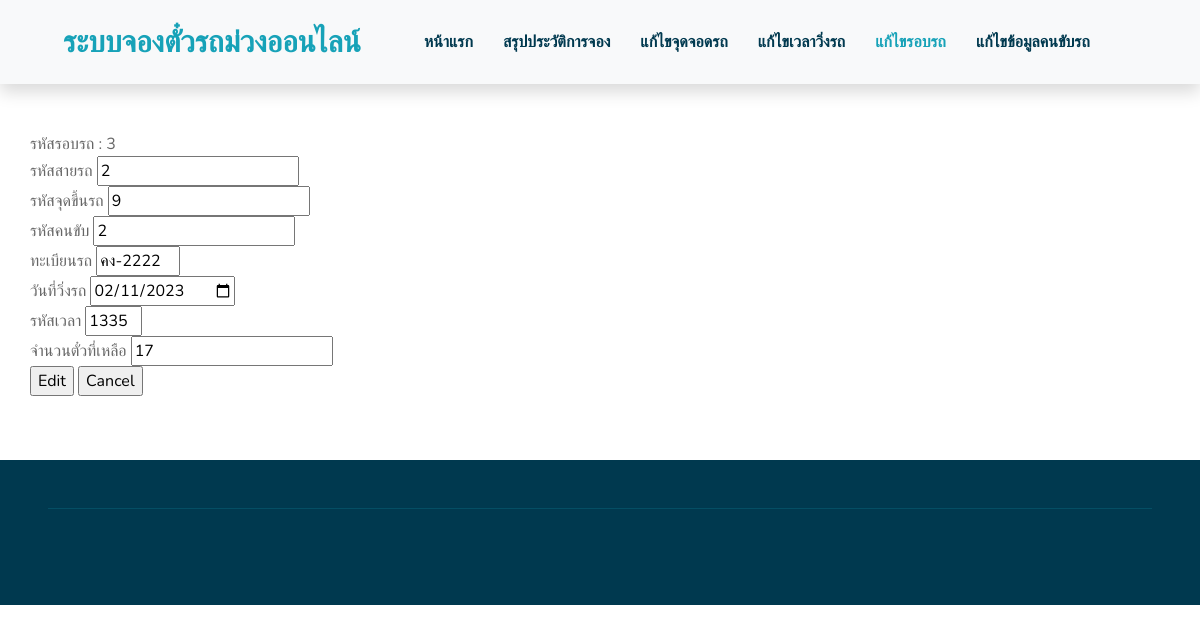
The page /edit/editformDrivingCycle.php?id=3 on the database as committed earlier.
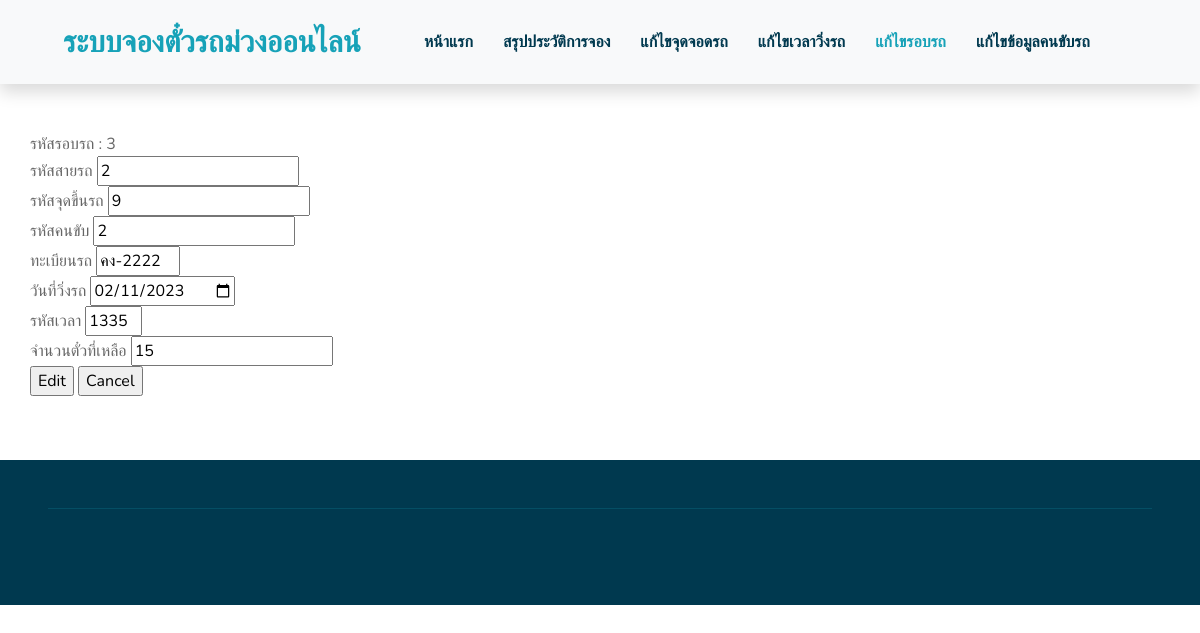
The same page on the database as committed later.
### tables this page shows
CREATE TABLE `driving_cycle` (
  `driving_cycle_id` int(12) NOT NULL COMMENT 'รหัสรอบรถ',
  `car_route_id` int(2) NOT NULL COMMENT 'รหัสสายรถ',
  `stratid` int(3) NOT NULL COMMENT 'รหัสจุดขึ้นรถ',
  `Driver_ID` int(4) NOT NULL COMMENT 'รหัสคนขับ',
  `vehicle_registration` varchar(7) NOT NULL COMMENT 'ทะเบียนรถ',
  `date_of_driving_circle` date NOT NULL COMMENT 'วัน เดือน ปีที่รอบรถวิ่งรถ',
  `time_id` varchar(4) NOT NULL COMMENT 'รหัสเวลา',
  `remaining_tickets` int(2) NOT NULL DEFAULT '18' COMMENT 'จำนวนตั๋วที่เหลือ'
);

### edit/editformDrivingCycle.php (the view, shortened to what this page needs)
<!DOCTYPE html>
<html lang="en">
<head>
    <link href="https://cdnjs.cloudflare.com/ajax/libs/font-awesome/5.10.0/css/all.min.css" rel="stylesheet">
    <link href="../lib/flaticon/font/flaticon.css" rel="stylesheet">
    <link href="../lib/owlcarousel/assets/owl.carousel.min.css" rel="stylesheet">
    <link href="../lib/lightbox/css/lightbox.min.css" rel="stylesheet">
    <link href="../css/style.css" rel="stylesheet">
</head>
<body>
    <div class="container-fluid bg-light position-relative shadow">
        <nav class="navbar navbar-expand-lg bg-light navbar-light py-3 py-lg-0 px-0 px-lg-5">
            <a href="" class="navbar-brand font-weight-bold text-secondary" style="font-size: 30px;">
                <span class="text-primary">ระบบจองตั๋วรถม่วงออนไลน์</span>
            </a>
            <div class="collapse navbar-collapse justify-content-between" id="navbarCollapse">
                <div class="collapse navbar-collapse justify-content-between" id="navbarCollapse">
                    <div class="navbar-nav font-weight-bold mx-auto py-0">
                        <a href="index.html" class="nav-item nav-link">หน้าแรก</a>
                        <a href="about.html" class="nav-item nav-link">สรุปประวัติการจอง</a>
                        <a href="about.html" class="nav-item nav-link">แก้ไขจุดจอดรถ</a>
                        <a href="about.html" class="nav-item nav-link">แก้ไขเวลาวิ่งรถ</a>
                        <a href="../changDricycle.php" class="nav-item nav-link active">แก้ไขรอบรถ</a>
                        <a href="datadrivers.php" class="nav-item nav-link">แก้ไขข้อมูลคนขับรถ</a>
                        </div>
                    </div>
                </div>
            </div>
    <div class="container-fluid pt-5">
        <div class="container pb-3">
            <div class="row">
                <?php
                include('../connectdatabase.php');
                if(isset($_GET["id"]))
                {
                    $id = $_GET["id"];
                 }
                $sql = "SELECT * FROM `driving_cycle` WHERE driving_cycle_id = '$id'";
                $query = mysqli_query($conn,$sql);
                $result = mysqli_fetch_array($query, MYSQLI_ASSOC);
            ?>
            <form method="POST" action="editDrivingCycle.php" name = "frmAdd">
                รหัสรอบรถ : <input type="hidden" name="drivid" value="<?php echo $result["driving_cycle_id"];?>"><?php echo $result["driving_cycle_id"];?><br>
                รหัสสายรถ <input type="number" name="routeid" size="2" value="<?php echo $result["car_route_id"];?>"><br>
                รหัสจุดขึ้นรถ <input type="number" name="start" size="3" value="<?php echo $result["stratid"];?>"><br>
                รหัสคนขับ <input type="number" name="driver" size="3" value="<?php echo $result["Driver_ID"]?>"><br>
                ทะเบียนรถ <input type="text" name="vehicle" size="7" value="<?php echo $result["vehicle_registration"]?>"><br>
                วันที่วิ่งรถ <input type="date" name="date" value="<?php echo $result["date_of_driving_circle"]?>"><br>
                รหัสเวลา <input type="text" name="time" size="4" value="<?php echo $result["time_id"]?>"><br>
                จำนวนตั๋วที่เหลือ <input type="number" name="remainTickets" size="2" value="<?php echo $result["remaining_tickets"]?>"><br>
            <input type="submit" value="Edit">
            <input type="reset" value="Cancel">
            </form>
            </div>
        </div>
    </div>
    <div class="container-fluid bg-secondary text-white mt-5 py-5 px-sm-3 px-md-5">
        <div class="container-fluid pt-5" style="border-top: 1px solid rgba(23, 162, 184, .2);;">
        </div>
    </div>
</body>
</html>

Rows that differ between the two databases and show on the page:
changed driving_cycle "คง-2222": remainTickets "17" → "15"
